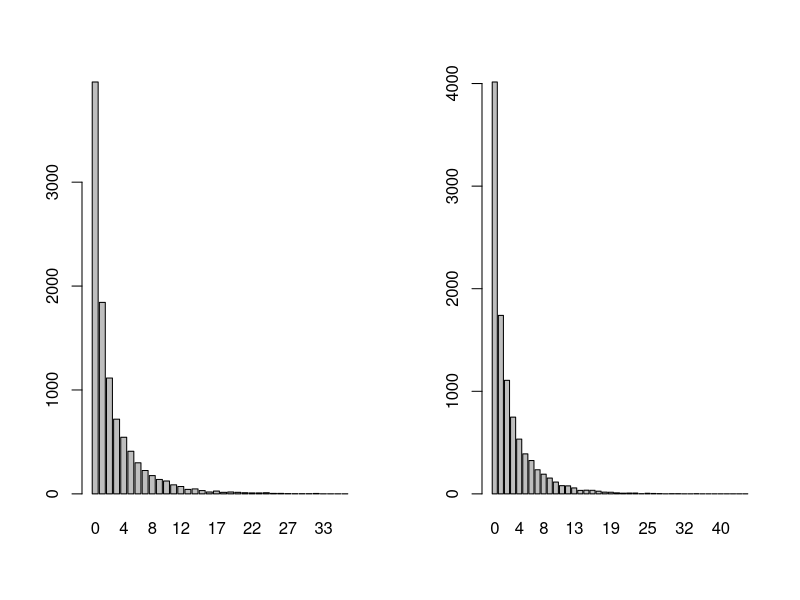
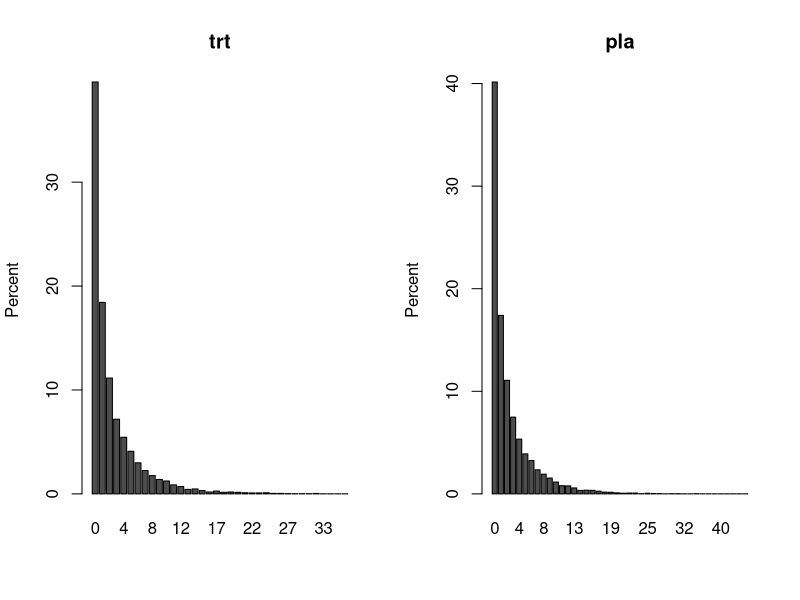

Write R code to recreate these figures, in order.


# gamma and rnbiom 
  rm(list=ls())
  require(tidyverse)
  require(MASS)
  
  # pop parameters
  n  <- 10000
  k  <- 1.3  # this is k,  alpha=1/k
  1/k # alpha reported as theta in neg binomial
  mu <- 2
  
  fup  <- 2
  drop <- 0.4

  # discontinuations and follow up
  f        <- - rexp(n) / log(1-drop)
  length   <- ifelse(f > fup, fup, f)   
  logleng  <- log(length)  # offset
#~~~~~~~~~~~~~~~~~~~~~~~~~~~~~~~~~~~~~~~~~~~~~~~~~~~~~~~~~~~~ 
  
  mu   <-   c(rep(mu,n) )
  y <-  rnbinom(n,  p=1/(1+ mu*length* k),      size=1/k)  
  summary(glm.nb(y~1+offset(logleng)))

#~~~~~~~~~~~~~~~~~~~~~~~~~~~~~~~~~~~~~~~~~~~~~~~~~~~~~~~~~~~~~~
 
  ## Simulate the gamma-shaped subject effect
  s <- rgamma(n, shape = 1/k, scale = k)
  lambda1 <- mu * s  ## Simulate rate
  y_0 <- rpois(n = n, lambda = (length*lambda1))  # Simulate counts, added length here
  summary(glm.nb(y_0~1 +offset(logleng)))



#~~~~~~~~~~~~~~~~~~~~~~~~~~~~~~~~~~~~~~~~~~~~~~~~~~~~~~~~~~~~~
 
  trt <- y
  pla <- y_0
  
  # plot counts
  par(mfrow=c(1,2))
  trt %>% table %>% barplot() #quick and dirty
  trt %>% table %>% prop.table
  pla %>% table %>% barplot() #quick and dirty
  pla %>% table %>% prop.table
  par(mfrow=c(1,1))
  
  # plot proportion
  par(mfrow=c(1,2))
  data_perc <- t(prop.table(table(trt))) * 100    # Convert data to probability table
  barplot(data_perc, ylab = "Percent", main ="trt")
  data_perc <- t(prop.table(table(pla))) * 100    # Convert data to probability table
  barplot(data_perc, ylab = "Percent", main ="pla")
  par(mfrow=c(1,1))
   
#   
#   
  
  
  
  
  
  
  
  
  
  
  
  
  
  